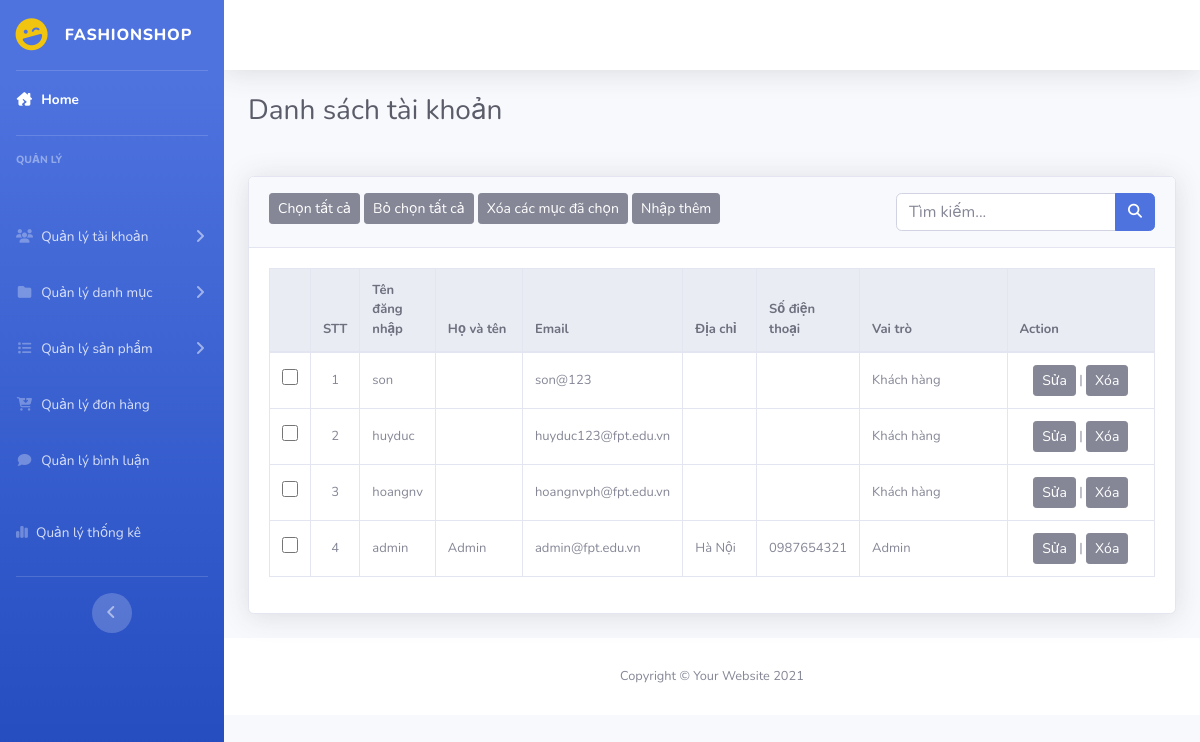
Page /admin/index.php?act=dsnguoidung on the earlier database version.
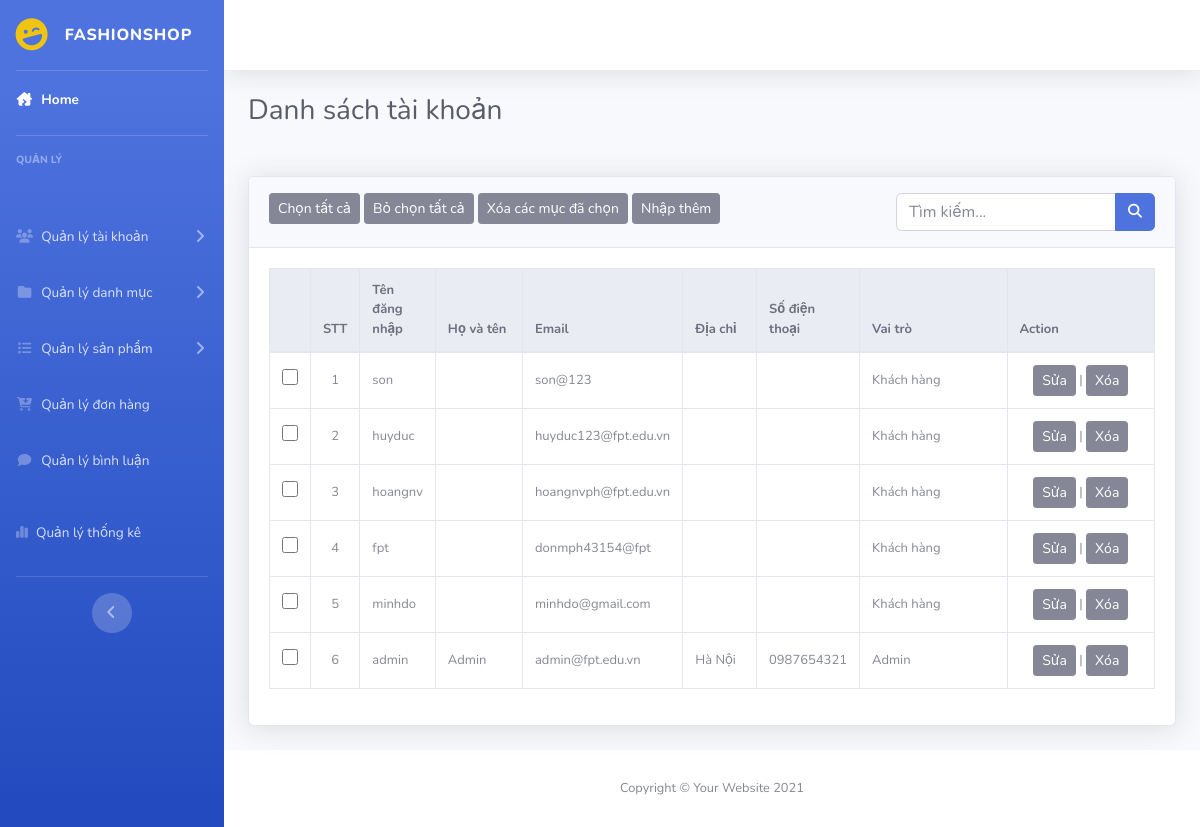
Same page on the later database version.
### tables this page shows
CREATE TABLE `taikhoan` (
  `id` int(11) NOT NULL COMMENT 'Id khách hàng',
  `user` varchar(50) NOT NULL COMMENT 'Tên đăng nhập',
  `fullname` varchar(255) NOT NULL,
  `pass` varchar(50) NOT NULL COMMENT 'Mật khẩu',
  `email` varchar(255) NOT NULL COMMENT 'Email',
  `address` varchar(255) DEFAULT NULL COMMENT 'Địa chỉ',
  `tel` varchar(20) DEFAULT NULL COMMENT 'Số điện thoại',
  `role` int(11) NOT NULL DEFAULT 0 COMMENT 'Quyền hạn: \r\n1 Admin \r\n2 Khách hàng\r\n'
);

### model/pdo.php (called while the page is built, shortened)
<?php
function pdo_get_connection(){
    $servername = "localhost";
    $username = "root";
    $password = "";
    try {
        $conn = new PDO("mysql:host=$servername;dbname=duan1_09", $username, $password);
        $conn->setAttribute(PDO::ATTR_ERRMODE, PDO::ERRMODE_EXCEPTION);
        return $conn;
    } catch(PDOException $e) {
        echo "Connection failed: " . $e->getMessage();
    }
}
function pdo_query($sql){
    $sql_args=array_slice(func_get_args(),1);
    try{
        $conn=pdo_get_connection();
        $stmt=$conn->prepare($sql);
        $stmt->execute($sql_args);
        $rows=$stmt->fetchAll();
        return $rows;
    }
    catch(PDOException $e){
        throw $e;
    }
    finally{
        unset($conn);
    }
}
?>

### model/taikhoan.php (called while the page is built, shortened)
<?php
function danhsach_khachhang()
{
    $sql = "SELECT * FROM taikhoan ORDER BY CASE WHEN role = 'admin' THEN 0 ELSE 1 END, role ASC";
    $result = pdo_query($sql);
    return $result;
}

### admin/taikhoan/dsnguoidung.php (the view, shortened to what this page needs)
<div class="container-fluid">
    <h1 class="h3 mb-2 text-gray-800 mb-5">Danh sách tài khoản</h1>
    <div class="card shadow mb-4">
        <div class="card-header py-3">
            <button class="btn btn-secondary btn-sm">Chọn tất cả</button>
            <button class="btn btn-secondary btn-sm">Bỏ chọn tất cả</button>
            <button class="btn btn-secondary btn-sm">Xóa các mục đã chọn</button>
            <a href="#"><button class="btn btn-secondary btn-sm">Nhập thêm</button></a>
            <form action="" class="float-right">
                <div class="input-group">
                    <input type="text" class="form-control" name="kyw" placeholder="Tìm kiếm...">
                    <div class="input-group-append">
                        <button class="btn btn-primary" type="submit" name="search">
                            <i class="fas fa-search fa-sm"></i>
                        </button>
                    </div>
                </div>
            </form>
        </div>
        <div class="card-body">
            <div class="table-responsive">
                <table class="table table-bordered" width="100%" cellspacing="0">
                    <thead class="thead-light">
                        <tr>
                            <th></th>
                            <th>STT</th>
                            <th>Tên đăng nhập</th>
                            <th>Họ và tên</th>
                            <th>Email</th>
                            <th>Địa chỉ</th>
                            <th>Số điện thoại</th>
                            <th>Vai trò</th>
                            <th>Action</th>
                        </tr>
                    </thead>
                    <tbody>
                        <?php
                        foreach ($ds_nguoidung as $key => $value) :
                            extract($value);
                        ?>
                            <tr>
                                <td class="align-middle text-center td_checkbox"><input type="checkbox" name="select" id=""></td>
                                <td class="align-middle text-center td_id"><?= $key + 1; ?> </td>
                                <td class="col-1 align-middle"><?= $user ?></td>
                                <td class="fullname col-1 align-middle" style="width:100px"><?= $fullname ?></td>
                                <td class="col-1 align-middle"><?= $email ?></td>
                                <td class="col-1 align-middle"><?= $address ?></td>
                                <td class="col-1 align-middle"><?= $tel ?></td>
                                <td class="col-2 align-middle"><?php
                                    if($role == "1") {
                                        echo "Admin";
                                    }else {
                                        echo "Khách hàng";
                                    }
                                ?></td>
                                <td class="col-2 align-middle text-center"><a href="?act=editnguoidung&idkh=<?php echo $id ?>"><button class="btn btn-secondary btn-sm">Sửa</button></a> |
                                    <a  onclick="confirmDelete('<?php echo $id ?>')"><button class="btn btn-secondary btn-sm">Xóa</button></a>
                                </td>
                            </tr>
                        <?php endforeach; ?>
                    </tbody>
                </table>
            </div>
        </div>
    </div>
</div>

Differences in the rows shown:
added taikhoan: user "fpt", email "donmph43154@fpt", role "Khách hàng"
added taikhoan: user "minhdo", email "minhdo@gmail.com", role "Khách hàng"
